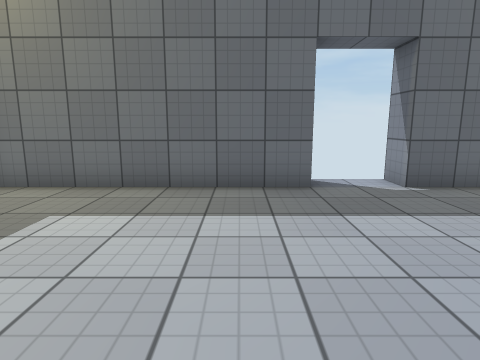
[1] (above)

12 first-person views from a walk through a scene from a Unity 3-D project. The camera is 1.3 m above the floor, tilts 10° down and sees 75° across. The floor is counted in squares, 1 m on a side. Each view is taken from the middle of a square. On the plan, view 1 faces up. The plan holds only what a view shows up to about 14 squares ahead; the rest is blank. Surface patterns are stand-ins for the level's own textures.

[2]
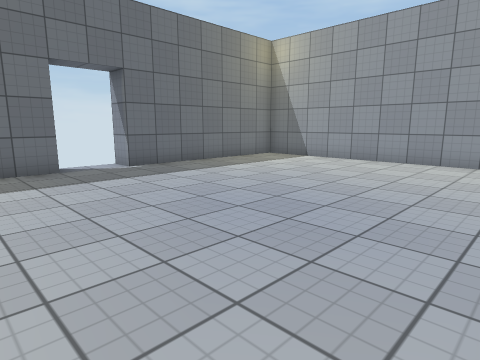

[3]
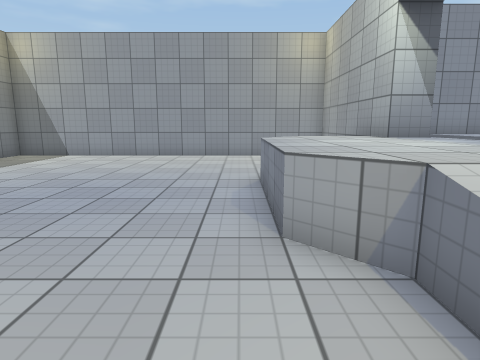

[4]
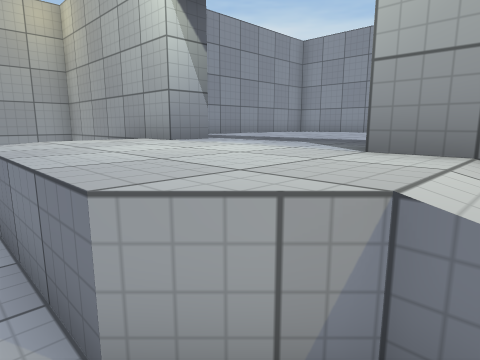

[5]
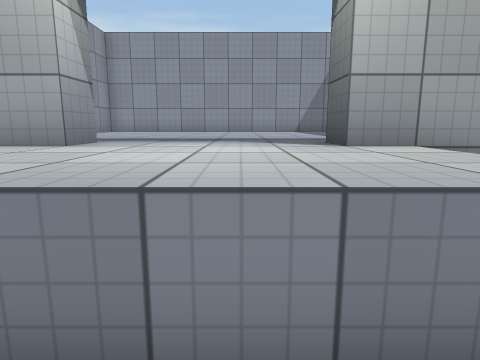

[6]
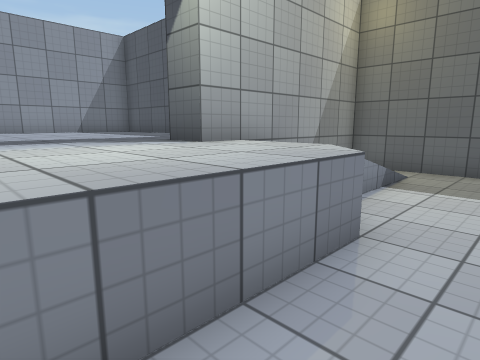

[7]
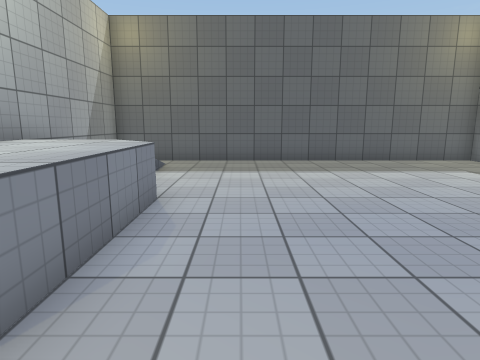

[8]
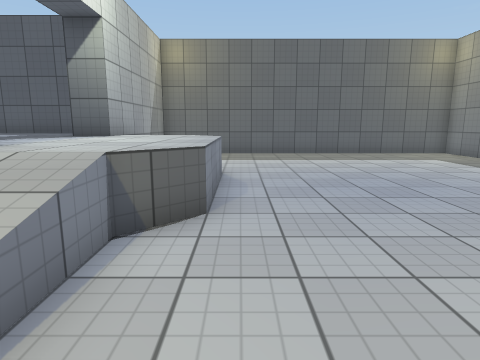

[9]
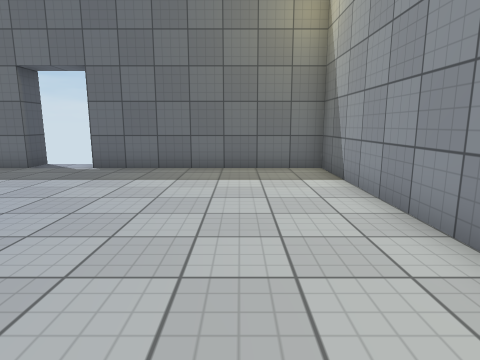

[10]
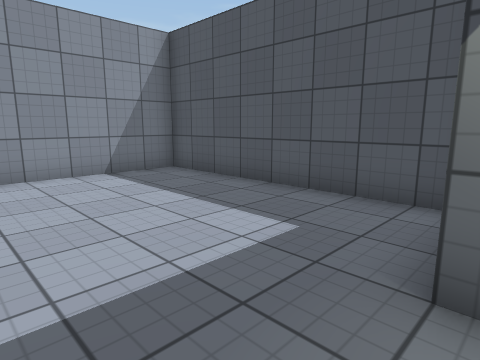

[11]
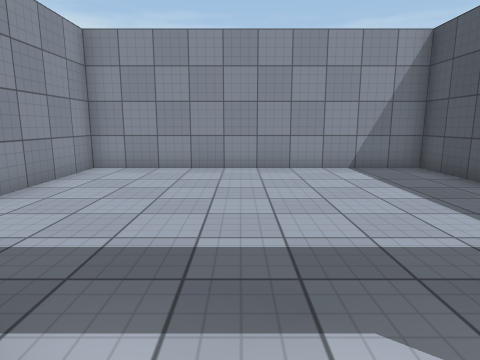

[12]
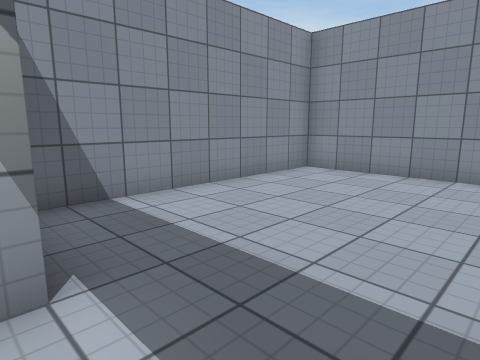

### Floor plan
Key: @ floor where view 1 was taken; # wall or solid block; . main floor; : floor 1 m higher than the main floor; / step, stairs or slope; = window, fence, low wall or low ledge.
Columns run from 6 left of view 1 to 11 right of it. Each row starts with its distance up from view 1.
  8        #  #
  7 ########..########
  6 #................#
  5 #................#
  4 #................#
  3 #................#
  2 #................#
  1 #................#
  0 #.....@..........#
 -1 #................#
 -2 #................#
 -3 #................#
 -4 #.....=::::=.....#
 -5 #.   /:::::://   #
 -6 #.////::::::/    #
 -7 #######::::#######
 -8    #::::::::::#
 -9    #::::::::::#
-10    #::::::::::#
-11    #::::::::::#
-12    #::::::::::#
-13    #::::::::::#
-14    #::::::::::#
-15    #::::::::::#
-16    ############

Where each view was taken, in squares from view 1:
view 1: 0 up, 0 right, facing up
view 2: 3 down, 1 left, facing up-right
view 3: 3 down, 3 left, facing right
view 4: 3 down, 1 left, facing down-right
view 5: 2 down, 2 right, facing down
view 6: 2 down, 4 right, facing down-left
view 7: 2 down, 6 right, facing left
view 8: 3 down, 9 right, facing left
view 9: 3 down, 8 right, facing up
view 10: 7 down, 3 right, facing down-left
view 11: 6 down, 3 right, facing down
view 12: 7 down, 2 right, facing down-right
